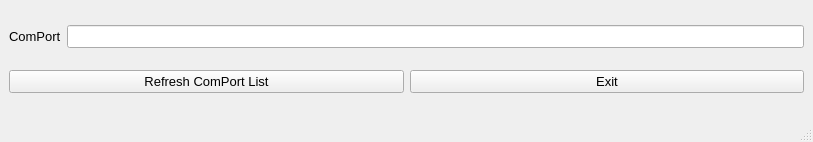
<?xml version="1.0" encoding="UTF-8"?>
<ui version="4.0">
 <class>MainWindow</class>
 <widget class="QMainWindow" name="MainWindow">
  <property name="geometry">
   <rect>
    <x>0</x>
    <y>0</y>
    <width>813</width>
    <height>142</height>
   </rect>
  </property>
  <property name="font">
   <font>
    <family>Arial</family>
    <pointsize>10</pointsize>
   </font>
  </property>
  <property name="windowTitle">
   <string>MainWindow</string>
  </property>
  <widget class="QWidget" name="centralwidget">
   <layout class="QVBoxLayout" name="verticalLayout_2">
    <item>
     <layout class="QVBoxLayout" name="verticalLayout">
      <item>
       <layout class="QHBoxLayout" name="horizontalLayout">
        <item>
         <widget class="QLabel" name="ComportLabel">
          <property name="text">
           <string>ComPort</string>
          </property>
         </widget>
        </item>
        <item>
         <widget class="QLineEdit" name="Description"/>
        </item>
       </layout>
      </item>
     </layout>
    </item>
    <item>
     <layout class="QHBoxLayout" name="horizontalLayout_2">
      <item>
       <widget class="QPushButton" name="RefreshButton">
        <property name="text">
         <string>Refresh ComPort List</string>
        </property>
       </widget>
      </item>
      <item>
       <widget class="QPushButton" name="ExitButton">
        <property name="text">
         <string>Exit</string>
        </property>
       </widget>
      </item>
     </layout>
    </item>
   </layout>
  </widget>
  <widget class="QStatusBar" name="statusbar"/>
 </widget>
 <resources/>
 <connections/>
</ui>
